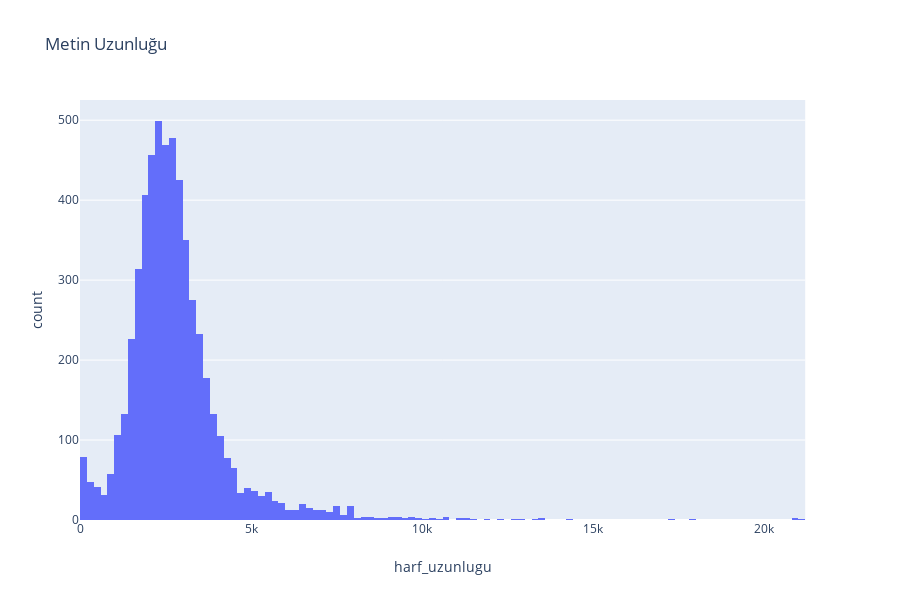

The code cell stored with this chart in its notebook:
### Code cell
fig = px.histogram(data, x="harf_uzunlugu", nbins=200, title='Metin Uzunluğu')
fig.show()

### Figure 1 — Plotly figure (JSON) as saved in the notebook; plotly's stock layout.template omitted (floating-point values rounded to 4 significant figures; data arrays with more than 128 entries replaced by an {"elided": "..."} marker saying what was removed)
{"data": [{"alignmentgroup": "True", "bingroup": "x", "hoverlabel": {"namelength": 0}, "hovertemplate": "harf_uzunlugu=%{x}<br>count=%{y}", "legendgroup": "", "marker": {"color": "#636efa"}, "name": "", "nbinsx": 200, "offsetgroup": "", "orientation": "v", "showlegend": false, "type": "histogram", "x": {"elided": "5599 int values"}, "xaxis": "x", "yaxis": "y"}], "layout": {"barmode": "relative", "height": 600, "legend": {"tracegroupgap": 0}, "title": {"text": "Metin Uzunluğu"}, "xaxis": {"anchor": "y", "domain": [0, 0.98], "title": {"text": "harf_uzunlugu"}}, "yaxis": {"anchor": "x", "domain": [0, 1], "title": {"text": "count"}}}}
